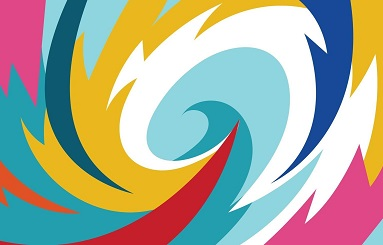
#> input picture Imagens de entrada/entrada.jpg, 383 x 245 px, found by its file name
$ python aula-02.py
#> lines starting #> are read from the running program, lines starting #| are printed output that depends on the picture
# -*- coding: utf-8 -*-
"""
Created on Tue Aug 15 16:59:01 2023

@author: aluno
"""

import cv2
import numpy
import matplotlib.pyplot as plt
foto = 'entrada.jpg'
imagem = cv2.imread(foto)
#> imagem is the input picture: shape (245, 383, 3); mean B, G, R 155, 171.2, 168.3

###

#cria uma imagem (matriz) e preenche seus pixels com tons de cinza
#cada tom de cinz equivale à média dos tres canais daquele pixel
cinzas = numpy.zeros((imagem.shape[0], imagem.shape[1]), dtype = numpy.uint8)
for i in range (imagem.shape[0]):
    for j in range (imagem.shape[1]):
        cinzas[i][j] = (imagem[i][j].sum()//3)
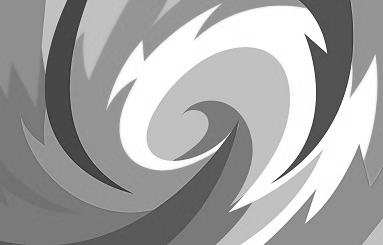
#> cinzas: shape (245, 383); min 35, max 255, mean 164.6
"""
cv2.imshow("Tons de Cinza", cinzas)
cv2.waitKey(0)
cv2.imwrite("im_cinza.jpg", cinzas)
"""

###

#cria um array com 256 casas, contando os 256 tons de cinza
#preenche ele casa a casa somando +1 sempre que aquele tom de cinza for encontrado (0 a 255)
histCinza = [0]*256
for i in range (imagem.shape[0]):
    for j in range (imagem.shape[1]):
        histCinza[cinzas[i][j]]+=1

#cria o eixo x e nomeia o eixo x e y
pixel = [0]*256
for i in range (256):
    pixel[i]=i
plt.xlabel('Tom de Cinza')
plt.ylabel('Quantidade')

#nomeia e plota o histograma
plt.title('Histograma de Tons de Cinza')
plt.bar(pixel, histCinza, color='gray')
plt.show()
#> figure, not shown here; tallest bar 8649 high, from x = 192.6 to 193.4

###

#criando histogramas pros outros canais
canalAzul = numpy.zeros((imagem.shape[0], imagem.shape[1], imagem.shape[2]), dtype = numpy.uint8)
canalVerde = numpy.zeros((imagem.shape[0], imagem.shape[1], imagem.shape[2]), dtype = numpy.uint8)
canalVermelho = numpy.zeros((imagem.shape[0], imagem.shape[1], imagem.shape[2]), dtype = numpy.uint8)

canalAzul[:,:,0] = imagem[:,:,0]
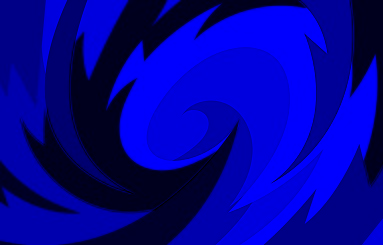
#> canalAzul: shape (245, 383, 3); mean B, G, R 155, 0, 0
canalVerde[:,:,1] = imagem[:,:,1]
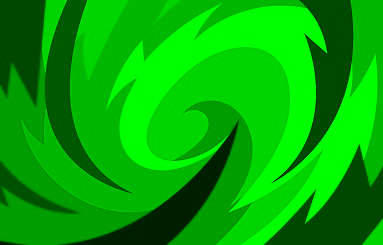
#> canalVerde: shape (245, 383, 3); mean B, G, R 0, 171.2, 0
canalVermelho[:,:,2] = imagem[:,:,2]
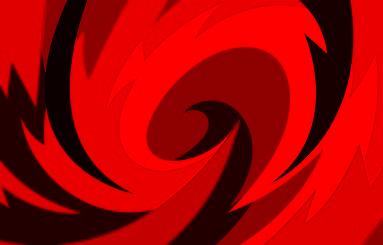
#> canalVermelho: shape (245, 383, 3); mean B, G, R 0, 0, 168.3

histAzul = [0]*256
for i in range (imagem.shape[0]):
    for j in range (imagem.shape[1]):
        histAzul[canalAzul[i][j][0]]+=1
pixel = [0]*256
for i in range (256):
    pixel[i]=i
plt.xlabel('Tom de Azul')
plt.ylabel('Quantidade')
plt.title('Histograma de Tons de Azul')
plt.bar(pixel, histAzul, color='blue')
plt.show()
#> figure, not shown here; tallest bar 13783 high, from x = 254.6 to 255.4

histVerde = [0]*256
for i in range (imagem.shape[0]):
    for j in range (imagem.shape[1]):
        histVerde[canalVerde[i][j][1]]+=1
pixel = [0]*256
for i in range (256):
    pixel[i]=i
plt.xlabel('Tom de Verde')
plt.ylabel('Quantidade')
plt.title('Histograma de Tons de Verde')
plt.bar(pixel, histVerde, color='green')
plt.show()
#> figure, not shown here; tallest bar 14221 high, from x = 254.6 to 255.4

histVermelho = [0]*256
for i in range (imagem.shape[0]):
    for j in range (imagem.shape[1]):
        histVermelho[canalVermelho[i][j][2]]+=1
pixel = [0]*256
for i in range (256):
    pixel[i]=i
plt.xlabel('Tom de Vermelho')
plt.ylabel('Quantidade')
plt.title('Histograma de Tons de Vermelho')
plt.bar(pixel, histVermelho, color='red')
plt.show()
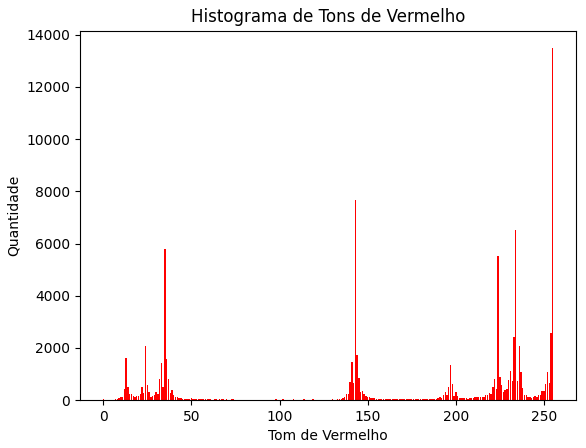
#> figure drawn by matplotlib, 1 panel; tallest bar 13482 high, from x = 254.6 to 255.4

###

separadas = numpy.zeros((imagem.shape[0], imagem.shape[1]), dtype = numpy.uint8)
for i in range (imagem.shape[0]):
    for j in range (imagem.shape[1]):
        separadas[i][j] = cinzas[i][j]


for i in range (imagem.shape[0]):
    for j in range (imagem.shape[1]):
        if ((separadas[i][j]<=130) or (separadas[i][j]>=160)):
            separadas[i][j] = 255
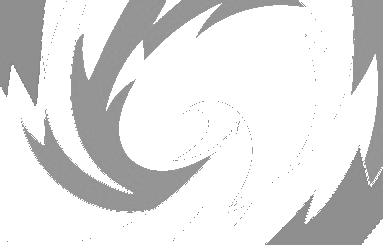
#> separadas: shape (245, 383); min 131, max 255, mean 223.6

#cria um array com 256 casas, contando os 256 tons de cinza
#preenche ele casa a casa somando +1 sempre que aquele tom de cinza for encontrado (0 a 255)
histSepara = [0]*256
for i in range (imagem.shape[0]):
    for j in range (imagem.shape[1]):
        histSepara[separadas[i][j]]+=1

#cria o eixo x e nomeia o eixo x e y
pixelN = [0]*256
for i in range (256):
    pixelN[i]=i
plt.xlabel('Tom de Cinza')
plt.ylabel('Quantidade')

#nomeia e plota o histograma
plt.title('Histograma de Tons de Cinza 2')
plt.bar(pixelN, histSepara, color='gray')
plt.show()
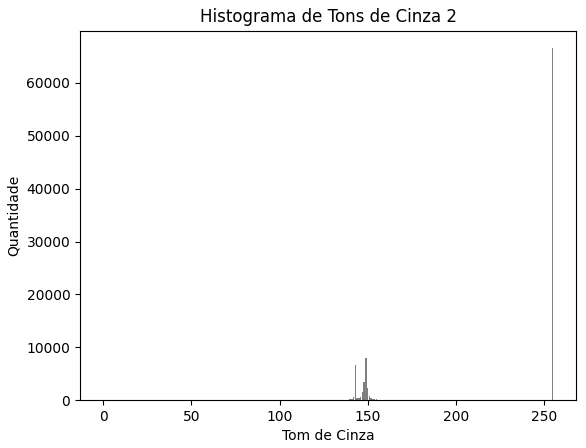
#> figure drawn by matplotlib, 1 panel; tallest bar 66571 high, from x = 254.6 to 255.4


cv2.imshow("Imagem Real",imagem)
cv2.imshow("Tons de Cinza", cinzas)
cv2.imshow("Cores Separadas", separadas)
cv2.waitKey(0)
cv2.imwrite("im_separada.jpg", separadas)
